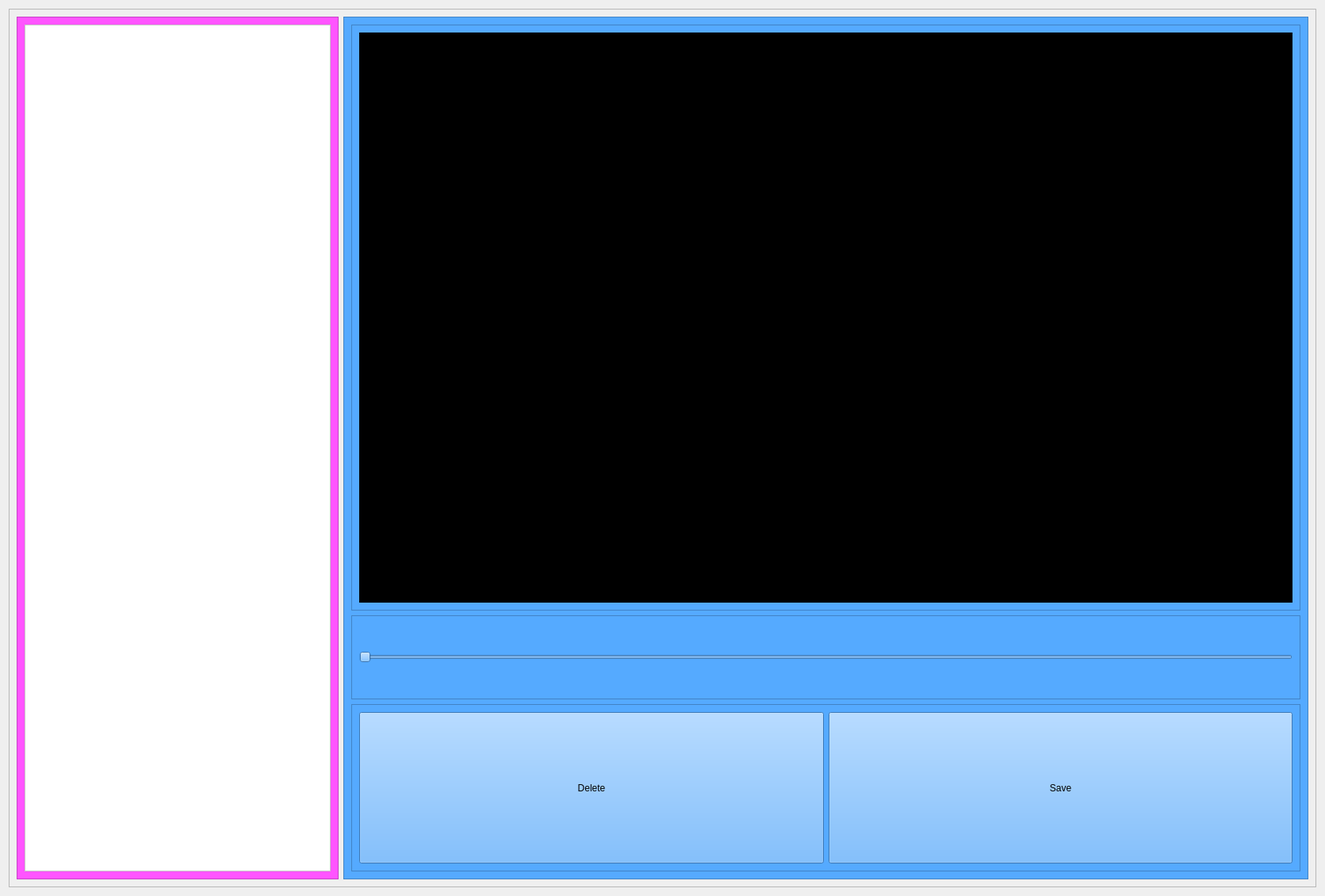
<?xml version="1.0" encoding="UTF-8"?>
<ui version="4.0">
 <class>Form</class>
 <widget class="QWidget" name="Form">
  <property name="geometry">
   <rect>
    <x>0</x>
    <y>0</y>
    <width>1671</width>
    <height>1130</height>
   </rect>
  </property>
  <property name="windowTitle">
   <string>Form</string>
  </property>
  <layout class="QVBoxLayout" name="verticalLayout">
   <item>
    <widget class="QFrame" name="frame">
     <property name="frameShape">
      <enum>QFrame::StyledPanel</enum>
     </property>
     <property name="frameShadow">
      <enum>QFrame::Raised</enum>
     </property>
     <layout class="QHBoxLayout" name="horizontalLayout">
      <item>
       <widget class="QFrame" name="frame_2">
        <property name="sizePolicy">
         <sizepolicy hsizetype="Expanding" vsizetype="Expanding">
          <horstretch>1</horstretch>
          <verstretch>0</verstretch>
         </sizepolicy>
        </property>
        <property name="styleSheet">
         <string notr="true">background-color: rgb(255, 85, 255);</string>
        </property>
        <property name="frameShape">
         <enum>QFrame::StyledPanel</enum>
        </property>
        <property name="frameShadow">
         <enum>QFrame::Raised</enum>
        </property>
        <layout class="QHBoxLayout" name="horizontalLayout_2">
         <item>
          <widget class="QListView" name="listView">
           <property name="styleSheet">
            <string notr="true">background-color: rgb(255, 255, 255);</string>
           </property>
          </widget>
         </item>
        </layout>
       </widget>
      </item>
      <item>
       <widget class="QFrame" name="frame_3">
        <property name="sizePolicy">
         <sizepolicy hsizetype="Expanding" vsizetype="Expanding">
          <horstretch>3</horstretch>
          <verstretch>0</verstretch>
         </sizepolicy>
        </property>
        <property name="styleSheet">
         <string notr="true">background-color: rgb(85, 170, 255);</string>
        </property>
        <property name="frameShape">
         <enum>QFrame::StyledPanel</enum>
        </property>
        <property name="frameShadow">
         <enum>QFrame::Raised</enum>
        </property>
        <layout class="QVBoxLayout" name="verticalLayout_2">
         <item>
          <widget class="QFrame" name="frame_5">
           <property name="sizePolicy">
            <sizepolicy hsizetype="Expanding" vsizetype="Expanding">
             <horstretch>0</horstretch>
             <verstretch>7</verstretch>
            </sizepolicy>
           </property>
           <property name="frameShape">
            <enum>QFrame::StyledPanel</enum>
           </property>
           <property name="frameShadow">
            <enum>QFrame::Raised</enum>
           </property>
           <layout class="QHBoxLayout" name="horizontalLayout_3">
            <item>
             <widget class="QLabel" name="label">
              <property name="sizePolicy">
               <sizepolicy hsizetype="Ignored" vsizetype="Ignored">
                <horstretch>0</horstretch>
                <verstretch>0</verstretch>
               </sizepolicy>
              </property>
              <property name="styleSheet">
               <string notr="true">background-color: rgb(0, 0, 0);</string>
              </property>
              <property name="text">
               <string>TextLabel</string>
              </property>
              <property name="alignment">
               <set>Qt::AlignCenter</set>
              </property>
             </widget>
            </item>
           </layout>
          </widget>
         </item>
         <item>
          <widget class="QFrame" name="frame_4">
           <property name="sizePolicy">
            <sizepolicy hsizetype="Expanding" vsizetype="Expanding">
             <horstretch>0</horstretch>
             <verstretch>1</verstretch>
            </sizepolicy>
           </property>
           <property name="frameShape">
            <enum>QFrame::StyledPanel</enum>
           </property>
           <property name="frameShadow">
            <enum>QFrame::Raised</enum>
           </property>
           <layout class="QVBoxLayout" name="verticalLayout_3">
            <item>
             <widget class="QSlider" name="horizontalSlider">
              <property name="sizePolicy">
               <sizepolicy hsizetype="Expanding" vsizetype="Expanding">
                <horstretch>0</horstretch>
                <verstretch>0</verstretch>
               </sizepolicy>
              </property>
              <property name="minimum">
               <number>1</number>
              </property>
              <property name="maximum">
               <number>100</number>
              </property>
              <property name="orientation">
               <enum>Qt::Horizontal</enum>
              </property>
             </widget>
            </item>
           </layout>
          </widget>
         </item>
         <item>
          <widget class="QFrame" name="frame_6">
           <property name="sizePolicy">
            <sizepolicy hsizetype="Expanding" vsizetype="Expanding">
             <horstretch>0</horstretch>
             <verstretch>2</verstretch>
            </sizepolicy>
           </property>
           <property name="frameShape">
            <enum>QFrame::StyledPanel</enum>
           </property>
           <property name="frameShadow">
            <enum>QFrame::Raised</enum>
           </property>
           <layout class="QHBoxLayout" name="horizontalLayout_4">
            <item>
             <widget class="QPushButton" name="pushButton">
              <property name="sizePolicy">
               <sizepolicy hsizetype="Minimum" vsizetype="Expanding">
                <horstretch>0</horstretch>
                <verstretch>0</verstretch>
               </sizepolicy>
              </property>
              <property name="text">
               <string>Delete</string>
              </property>
             </widget>
            </item>
            <item>
             <widget class="QPushButton" name="pushButton_2">
              <property name="sizePolicy">
               <sizepolicy hsizetype="Minimum" vsizetype="Expanding">
                <horstretch>0</horstretch>
                <verstretch>0</verstretch>
               </sizepolicy>
              </property>
              <property name="text">
               <string>Save</string>
              </property>
             </widget>
            </item>
           </layout>
          </widget>
         </item>
        </layout>
       </widget>
      </item>
     </layout>
    </widget>
   </item>
  </layout>
 </widget>
 <resources/>
 <connections/>
</ui>
